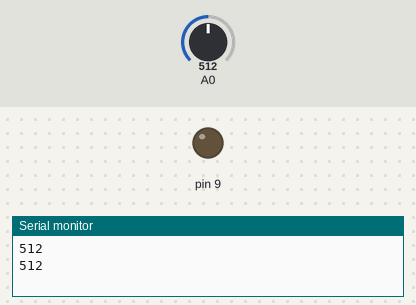
The sketch below on a simulated Arduino Uno, built with avr-gcc and run on an emulated ATmega328P. On the bench: output pins drawn as LEDs (lit = HIGH), the last lines printed to the serial monitor. The test bench sets the inputs (shaded band); at power-on: A0 = 512.

Above: at 1.8 s.
1.9 s: A0 set to 346
3.4 s: A0 set to 328
At 4.4 s:
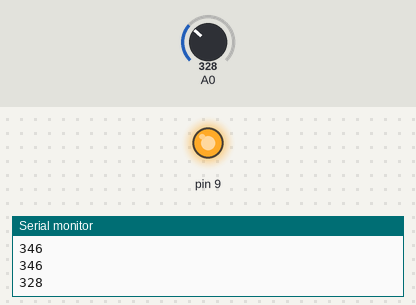
5.5 s: A0 set to 511
At 7.2 s:
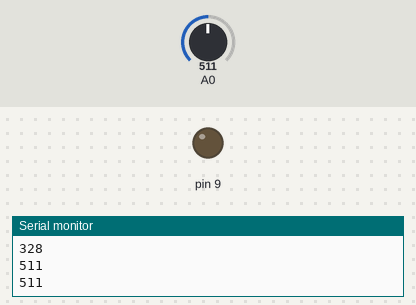
7.5 s: A0 set to 326
At 8.7 s:
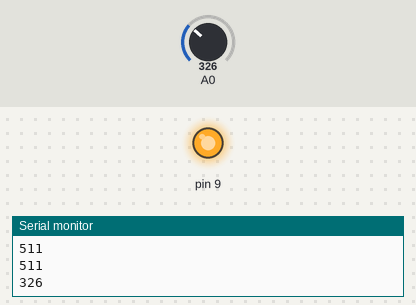
Timing chart, 0 to 10.5 s (numbered marks = the images above; inputs shaded):
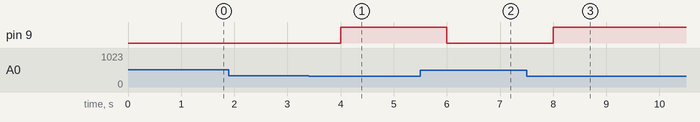

Measured:
- the behaviour switches between 336 and 335 on A0 (found by bisection; images 0 and 1)
- after the input at 3.4 s, pin 9: LOW → HIGH after 0.60 s
- after the input at 5.5 s, pin 9: HIGH → LOW after 0.50 s
- after the input at 7.5 s, pin 9: LOW → HIGH after 0.50 s

The sketch:

projeto_fotosensor1.ino
```cpp
// C++ code
//
int luminosidade = 0;

void setup()
{
  pinMode(A0, INPUT);
  Serial.begin(9600);
  pinMode(9, OUTPUT);
}

void loop()
{
  luminosidade = analogRead(A0);
  Serial.println(luminosidade);
  if (luminosidade >= 336) {
    digitalWrite(9, LOW);
  } else {
    digitalWrite(9, HIGH);
  }
  delay(1000); // Wait for 1000 millisecond(s)
}
```
